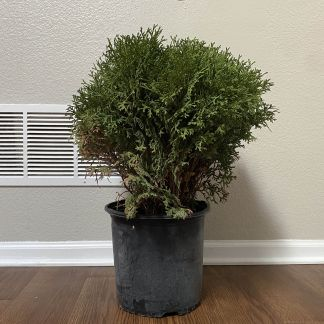
#> input picture experimental/python-notebooks/plant_detect/image324x324inside.jpg, 324 x 324 px
$ jupyter execute plant_detect_edges.ipynb
#> lines starting #> are read from the running program, lines starting #| are printed output that depends on the picture
First, import and load the image.

[cell 1]
# Imports
from PIL import Image
import colorsys
import numpy as np
import matplotlib.pyplot as plt
from matplotlib import colormaps as cm

# Import the image
img = Image.open("image324x324inside.jpg")
#> img is the input picture: PIL image 324x324 RGB; mean R, G, B 132.2, 127.3, 112.9
# img = Image.open("image324x324outside.jpg")


# Define constants

[cell 2]
def apply_nxn_kernel(img, kernel, n):
#> called with n = 5
    pad = n-1 // 2

    new_img = Image.new("RGB", (img.width - pad*2, img.height - pad*2))
#> new_img: PIL image 314x314 RGB; every value is 0

    for x in range(pad, img.width-pad):
        for y in range(pad, img.height-pad):
            pixels = np.zeros((n, n, 3))
            for i in range(n):
                for j in range(n):
                    pixels[i, j] = img.getpixel((x - pad + i, y - pad + j))

            r, g, b = kernel(pixels)

            new_img.putpixel((x - pad, y - pad), (r, g, b))
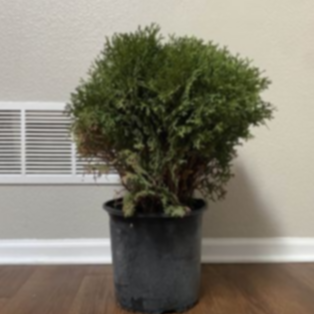
#> new_img: PIL image 314x314 RGB; mean R, G, B 129.9, 125.8, 111.6

    return new_img

def blur(pixels):
    n = 5

    blur = np.array([
        [1/256, 4/256,  6/256,  4/256,  1/256],
        [4/256, 16/256, 24/256, 16/256, 4/256],
        [6/256, 24/256, 36/256, 24/256, 6/256],
        [4/256, 16/256, 24/256, 16/256, 4/256],
        [1/256, 4/256,  6/256,  4/256,  1/256],
    ])

    r, g, b = 0, 0, 0
    for i in range(n):
        for j in range(n):
            r += pixels[i, j][0] * blur[i, j]
            g += pixels[i, j][1] * blur[i, j]
            b += pixels[i, j][2] * blur[i, j]

    r = int(min(max(r, 0), 255))
    g = int(min(max(g, 0), 255))
    b = int(min(max(b, 0), 255))

    return (r, g, b)

def edge(pixels):
    n = 3

    edge = np.array([
        [-1, -1, -1],
        [-1,  8, -1],
        [-1, -1, -1],
    ])

    r, g, b = 0, 0, 0
    for i in range(n):
        for j in range(n):
            r += pixels[i, j][0] * edge[i, j]
            g += pixels[i, j][1] * edge[i, j]
            b += pixels[i, j][2] * edge[i, j]

    r = int(min(max(r, 0), 255))
    g = int(min(max(g, 0), 255))
    b = int(min(max(b, 0), 255))

    return (r, g, b)

def threshold(pixels):
    t = 30

    r = pixels[0, 0][0]
    g = pixels[0, 0][1]
    b = pixels[0, 0][2]

    v = 255 if (r + g + b) / 3 > t else 0

    return (v, v, v)


img_blur = apply_nxn_kernel(img, blur, 5)
img_edge = apply_nxn_kernel(img_blur, edge, 3)
#> call 2 of apply_nxn_kernel, with n = 3
#> in apply_nxn_kernel (call 2), `new_img = Image.new("RGB", (img.width - pad*2, img.height - pad*2))`: new_img: PIL image 308x308 RGB; every value is 0
#> after the loop in apply_nxn_kernel (call 2), `for x in range(pad, img.width-pad):`:
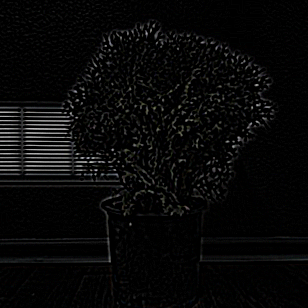
#> new_img: PIL image 308x308 RGB; mean R, G, B 8.2, 8.2, 8.1
img_threshold = apply_nxn_kernel(img_edge, threshold, 1)
#> call 3 of apply_nxn_kernel, with n = 1
#> in apply_nxn_kernel (call 3), `new_img = Image.new("RGB", (img.width - pad*2, img.height - pad*2))`: new_img: PIL image 306x306 RGB; every value is 0
#> after the loop in apply_nxn_kernel (call 3), `for x in range(pad, img.width-pad):`:
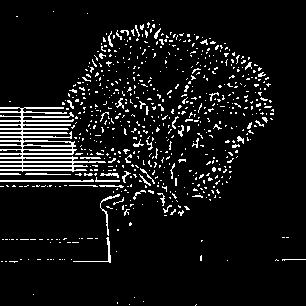
#> new_img: PIL image 306x306 RGB; 7.7% white in thin lines or dots

img.show()
img_blur.show()
img_edge.show()
img_threshold.show()
